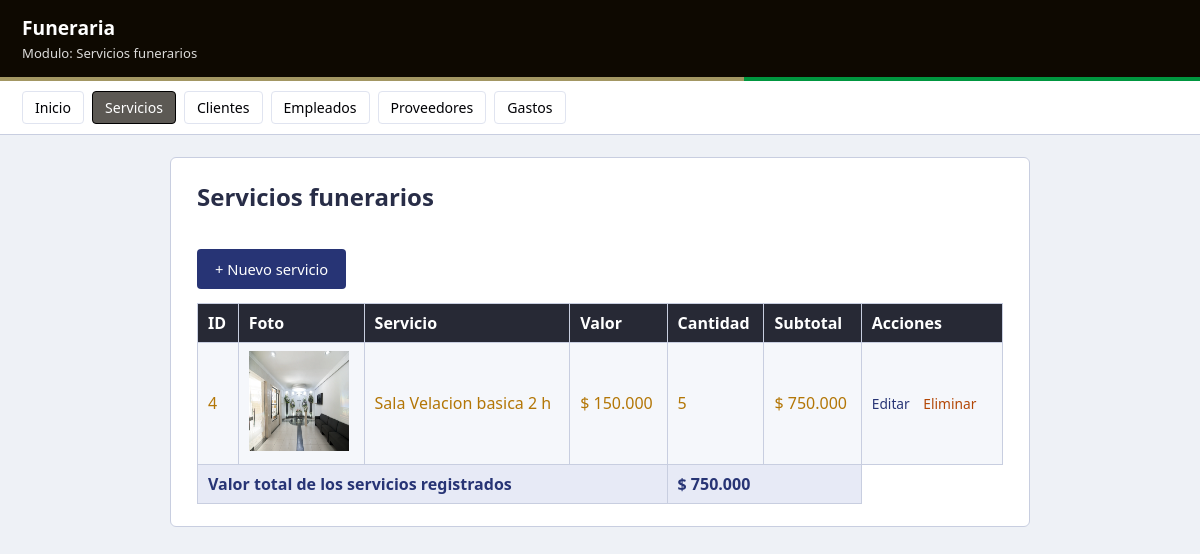
Page /servicios/index.php on the earlier database version.
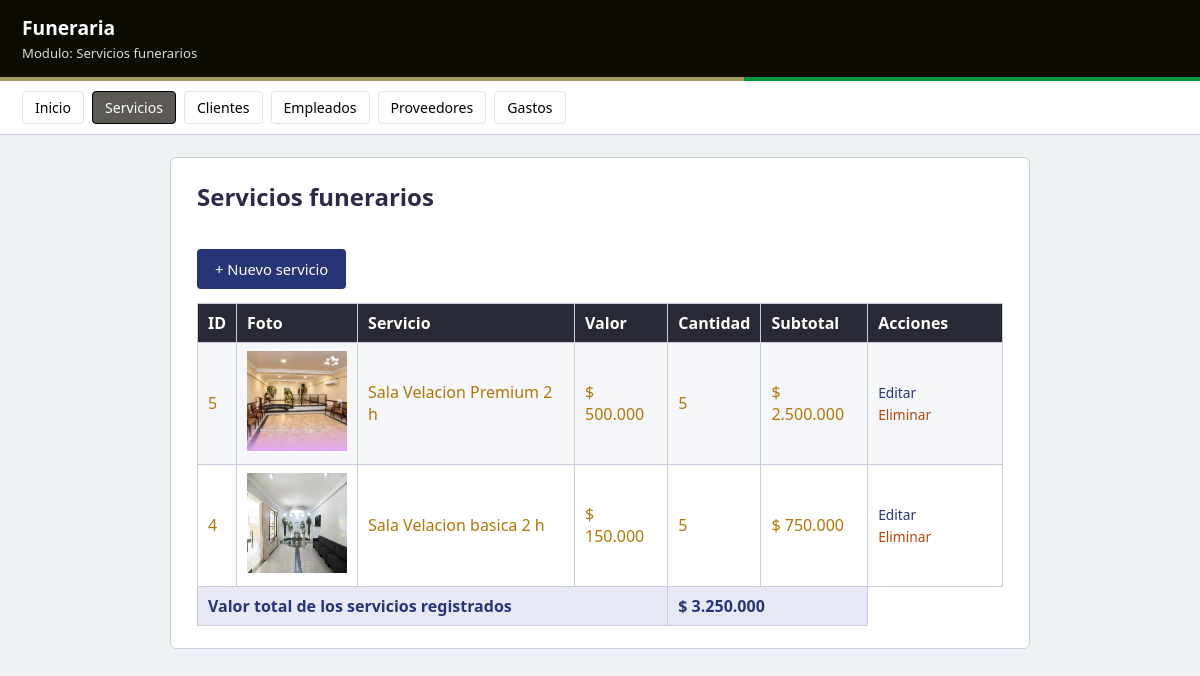
Same page on the later database version.
### tables this page shows
CREATE TABLE servicios (
  id       INTEGER PRIMARY KEY AUTOINCREMENT,
  nombre   TEXT NOT NULL,
  precio   REAL NOT NULL,
  cantidad INTEGER NOT NULL,
  foto    TEXT
);

### servicios/index.php (the view, shortened to what this page needs)
<?php
require '../config.php';
$servicios = $pdo->query(
    "SELECT * FROM servicios ORDER BY id DESC"
)->fetchAll(PDO::FETCH_ASSOC);
$total = $pdo->query(
    "SELECT SUM(precio * cantidad) FROM servicios"
)->fetchColumn();
?>
<!DOCTYPE html>
<html lang="es">
<head>
  <link rel="stylesheet" href="../css/estilos.css">
</head>
<body>
  <div class="barra">
    <h1>Funeraria</h1>
    <span>Modulo: Servicios funerarios</span>
  </div>
  <div class="franja"></div>
  <div class="menu">
    <a href="../index.php">Inicio</a>
    <a href="index.php" class="activo">Servicios</a>
    <a href="../clientes/index.php">Clientes</a>
    <a href="../empleados/index.php">Empleados</a>
    <a href="../proveedores/index.php">Proveedores</a>
    <a href="../gastos/index.php">Gastos</a>
  </div>
  <div class="contenedor">
    <h2>Servicios funerarios</h2>
    <a class="boton boton-azul" href="crear.php">
      + Nuevo servicio
    </a>
    <table>
      <tr>
        <th>ID</th>
        <th>Foto</th>
        <th>Servicio</th>
        <th>Valor</th>
        <th>Cantidad</th>
        <th>Subtotal</th>
        <th>Acciones</th>
      </tr>
      <?php foreach ($servicios as $s): ?>
        <tr>
          <td>
            <?php echo $s['id']; ?>
          </td>
          <td>
            <img src=<?php echo htmlspecialchars($s['foto']); ?>
                 alt="Foto del servicio"
                 width="100"
                 height="100">
          </td>
          <td>
            <?php echo htmlspecialchars($s['nombre']); ?>
          </td>
          <td>
            $ <?php echo number_format($s['precio'], 0, ',', '.'); ?>
          </td>
          <td>
            <?php echo $s['cantidad']; ?>
          </td>
          <td>
            $ <?php echo number_format(
                $s['precio'] * $s['cantidad'],
                0,
                ',',
                '.'
            ); ?>
          </td>
          <td class="acciones">
            <a href="editar.php?id=<?php echo $s['id']; ?>">
              Editar
            </a>
            <a
              class="borrar"
              href="eliminar.php?id=<?php echo $s['id']; ?>"
              onclick="return confirm('¿Eliminar este servicio?');"
            >
              Eliminar
            </a>
          </td>
        </tr>
      <?php endforeach; ?>
      <tfoot>
        <tr>
          <td colspan="4">
            Valor total de los servicios registrados
          </td>
          <td colspan="2">
            $ <?php echo number_format($total, 0, ',', '.'); ?>
          </td>
        </tr>
      </tfoot>
    </table>
  </div>
</body>
</html>

### css/estilos.css (style rules this page uses)
* { box-sizing: border-box; }
body { font-family: "Segoe UI", Arial, sans-serif; background: #eef1f6; color: #b37606; margin: 0; }
.barra { background: #0e0901; color: #fff; padding: 14px 22px; }
.barra h1 { margin: 0; font-size: 1.2rem; }
.barra span { font-size: .82rem; opacity: .85; }
.franja { height: 4px; background: linear-gradient(90deg, #a39763 0 62%, #00963f 62% 100%); }
.menu { background: #fff; border-bottom: 1px solid #c8cee0; padding: 10px 22px; display: flex; gap: 8px; flex-wrap: wrap; }
.menu a { color: #000105; text-decoration: none; font-size: .88rem; padding: 6px 12px; border-radius: 4px; border: 1px solid #e0e4f0; }
.menu a.activo { background: #5c5954; color: #fff; border-color: #000000; }
.contenedor { max-width: 860px; margin: 22px auto; background: #fff; padding: 22px 26px; border-radius: 6px; border: 1px solid #c8cee0; }
h2 { color: #282d47; margin-top: 0; }
table { width: 100%; border-collapse: collapse; margin-top: 14px; }
th, td { border: 1px solid #c8cee0; padding: 8px 10px; text-align: left; }
th { background: #272935; color: #fff; font-weight: 600; }
tr:nth-child(even) td { background: #f5f7fb; }
tfoot td { background: #e7eaf6 !important; font-weight: 700; color: #273475; }
.boton, button { display: inline-block; margin-top: 16px; padding: 10px 18px; background: #00963f; color: #fff; border: 0; border-radius: 4px; text-decoration: none; font-size: .92rem; cursor: pointer; }
.boton-azul { background: #273475; }
.acciones a { margin-right: 10px; font-size: .86rem; color: #273475; text-decoration: none; }
.acciones a.borrar { color: #b34706; }

Differences in the rows shown:
added servicios: id "5", foto (picture), nombre "Sala Velacion Premium 2 h", precio "500.000", cantidad "5", $s['precio'] * $s['cantidad'] "2.500.000"
Other differences:
$total: "750.000" → "3.250.000"
